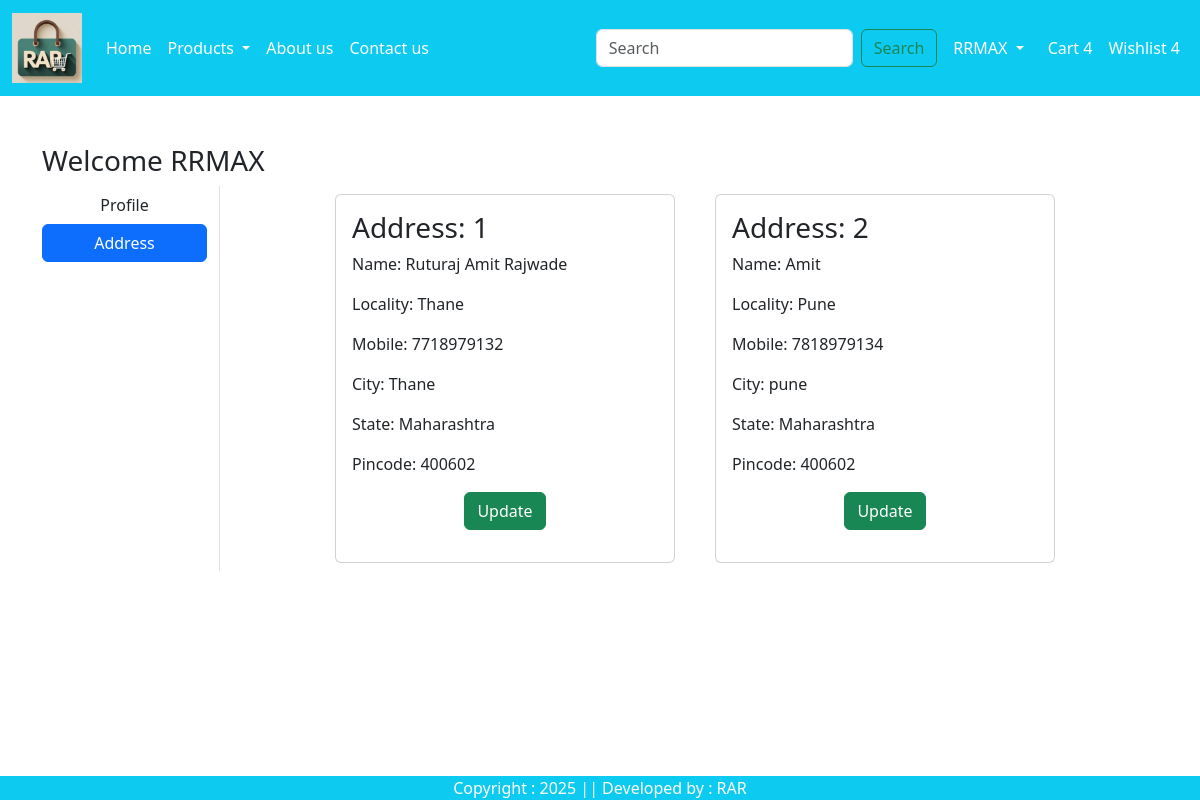
/Address/ (signed in), run on an earlier commit of the app's database.
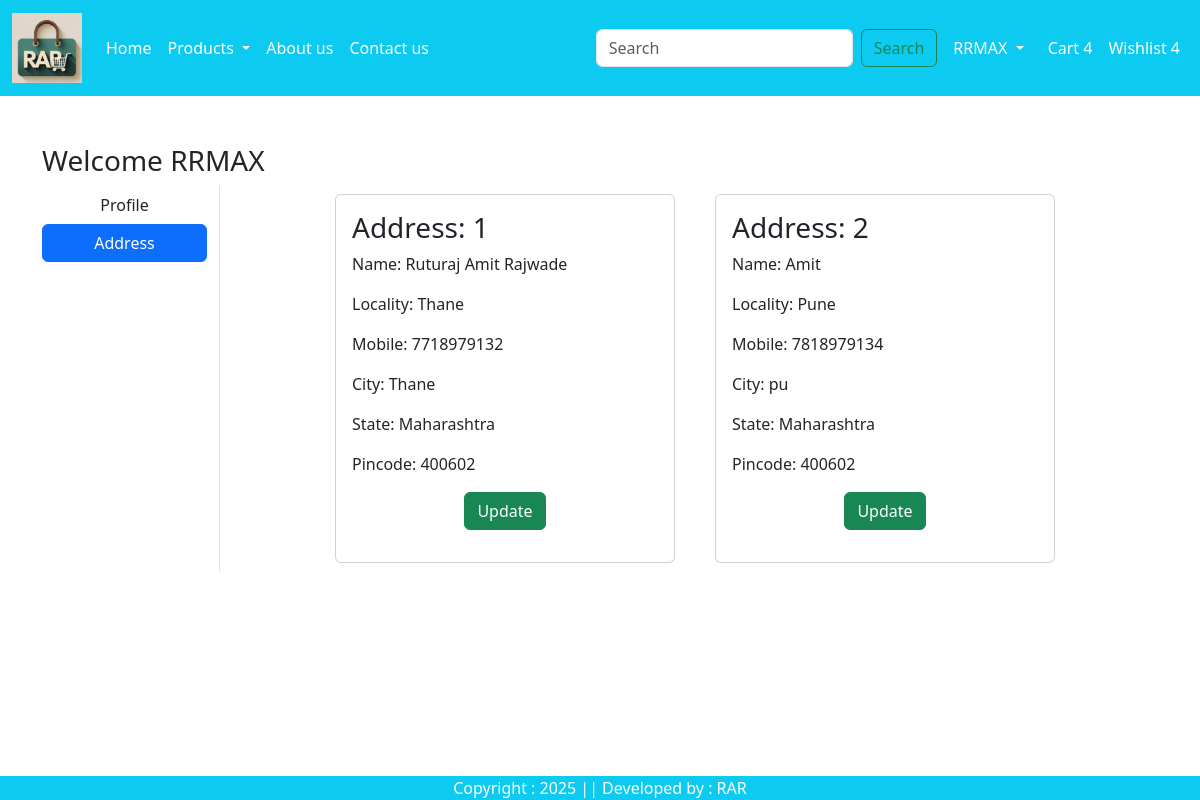
And on a later commit of the database.
### app/models.py (models this page shows, shortened)
class Customer(models.Model):
    user= models.ForeignKey(User,on_delete=models.CASCADE)
    name= models.CharField(max_length=200)
    locality = models.CharField(max_length=200)
    city = models.CharField(max_length=50)
    mobile = models.CharField(max_length=10,validators=[phone_validator],unique=True)
    zipcode = models.IntegerField()
    state = models.CharField(choices=STATE_CHOICES, max_length=100 )

### app/views.py (the view)
# urls.py: path('Address/',views.address, name='address' ),
def address(request):
    add = Customer.objects.filter(user = request.user)
    return render(request, 'app/address.html',locals())

### app/templates/app/address.html (shortened to what this page needs)
{% extends "app/base.html" %}
{% load static %}
{% block main-content %}
<div class = 'container my-5'>
    <div class="row">
        <h3>Welcome <span class='text-capitalize'>{{request.user}}</span></h3>
        <div class="col-sm-2 border-end">
            <ul class="list-unstyled">
                <li class='d-grid'><a href="{% url "profile" %}" class= 'btn '>Profile</a></li>
                <li class="d-grid"><a href="{% url "address" %} " class= 'btn btn-primary'>Address</a></li>
            </ul>
        </div>
        <div class='col-sm-8 offset-sm-1'>
            <div class='row'>
                {% for ad in add %}
                    <div class="col-sm-6">
                        <div class="card m-2">
                            <div class = 'card-body'>
                            <h3>Address: {{forloop.counter}}</h3>
                            <p>Name: {{ad.name}}</p>
                            <p>Locality: {{ad.locality}}</p>
                            <p>Mobile: {{ad.mobile}}</p>
                            <p>City: {{ad.city}}</p>
                            <p>State: {{ad.state}}</p>
                            <p>Pincode: {{ad.zipcode}}</p>
                            <p class="text-center"><a href="{% url "updateAddress" pk=ad.id%}" type ="button" class="btn btn-success">Update</a></p>
                            </div>
                        </div>
                    </div>
                {% endfor %}
            </div>
        </div>
    </div>
</div>
{% endblock main-content %}

What changed in the data, as far as the page shows it:
changed Customer "Amit": city "pune" → "pu"
